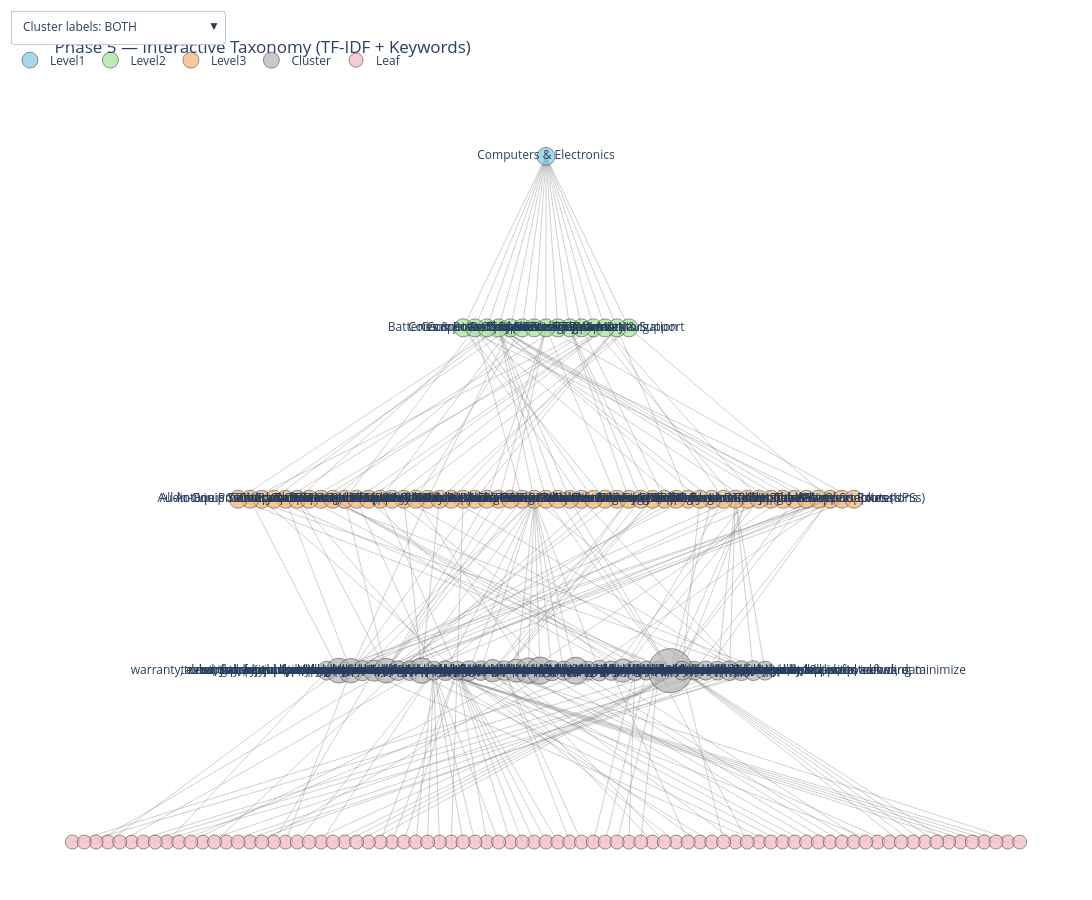

Here is the notebook cell this chart was saved with:
### Code cell
# === Phase 5 — Interactive taxonomy with TF-IDF + Keywords ===
# pip install plotly

import json
from collections import defaultdict
import networkx as nx
from networkx.readwrite import json_graph
import plotly.graph_objects as go

GRAPH_JSON_IN = "phase5_taxonomy_graph.json"  # exported in Phase 5

# ---------- 1) Load graph ----------
with open(GRAPH_JSON_IN, "r", encoding="utf-8") as f:
    data = json.load(f)
G = json_graph.node_link_graph(data, directed=True, multigraph=False)
print("Loaded:", G.number_of_nodes(), "nodes,", G.number_of_edges(), "edges")

# ---------- 2) Top-down positions ----------
level_order = {"level1":1, "level2":2, "level3":3, "cluster":4, "leaf":5}
def node_level(d): return level_order.get(d.get("type","cluster"), 4)

levels = defaultdict(list)
for n, d in G.nodes(data=True):
    levels[node_level(d)].append(n)

for lvl in levels:
    levels[lvl].sort(key=lambda n: (G.nodes[n].get("label") or ""))

pos = {}
for lvl in sorted(levels):
    nodes = levels[lvl]
    xs = list(range(len(nodes)))
    xs = [x - (len(nodes)-1)/2.0 for x in xs]   # center each row
    for x, n in zip(xs, nodes):
        pos[n] = (x, -lvl)  # top-down

# ---------- 3) Helpers ----------
COLOR = {
    "level1": "#7ec8e3",
    "level2": "#a0e493",
    "level3": "#f6b26b",
    "cluster": "#b3b3b3",
    "leaf": "#f4b6c2",
}

def node_size(d):
    base = 18
    if d.get("type") == "cluster":
        return min(44, base + 0.05*int(d.get("size", 1)))  # scale a bit by size
    if d.get("type") == "leaf":
        return 14
    return 18

def get_terms_from_node(d):
    """Read both kinds of lists from Phase 5 (whatever names you used)."""
    tfidf = d.get("tfidf_terms") or d.get("top_terms") or []
    kw    = d.get("keyword_terms") or d.get("keywords") or d.get("combined_keywords") or []
    # cast to strings & strip empties
    tfidf = [str(t).strip() for t in tfidf if str(t).strip()]
    kw    = [str(t).strip() for t in kw    if str(t).strip()]
    return tfidf, kw

def merge_terms(a, b, k=6):
    """Interleave TF-IDF+keywords, dedupe, keep up to k."""
    seen, out = set(), []
    for t in (a + b):
        if t not in seen:
            seen.add(t); out.append(t)
        if len(out) >= k: break
    return out

def hover_text(n, d):
    t = d.get("type","")
    # Cluster label we show in hover = just the descriptive part, not "cid: ..."
    raw_label = d.get("label","") or n
    tfidf, kw = get_terms_from_node(d)
    # For clusters show everything
    if t == "cluster":
        tfidf_txt = ", ".join(tfidf[:12]) if tfidf else ""
        kw_txt    = ", ".join(kw[:12])    if kw    else ""
        lines = [
            f"<b>{raw_label.split(':',1)[-1].strip() or raw_label}</b>",
            f"Type: {t}",
            f"Cluster ID: {d.get('cluster_id','')} | Size: {d.get('size','')}",
        ]
        if tfidf_txt: lines.append(f"Top (TF-IDF): {tfidf_txt}")
        if kw_txt:    lines.append(f"Keywords: {kw_txt}")
        return "<br>".join(lines)
    # Non-cluster: just name + type
    return f"<b>{raw_label}</b><br>Type: {t}"

def cluster_text_label(d, mode="both", k=6):
    """Text shown ON the cluster node (not hover)."""
    # Original label looked like "cid: terms"
    base = (d.get("label","") or "")
    tfidf, kw = get_terms_from_node(d)
    if mode == "tfidf":
        terms = tfidf[:k]
    elif mode == "keywords":
        terms = kw[:k]
    else:
        terms = merge_terms(tfidf, kw, k=k)
    txt = ", ".join(terms) if terms else base.split(":",1)[-1].strip() or base
    return txt

# ---------- 4) Build Plotly traces ----------
# Edges
edge_x, edge_y = [], []
for u, v in G.edges():
    x0, y0 = pos[u]; x1, y1 = pos[v]
    edge_x += [x0, x1, None]
    edge_y += [y0, y1, None]
edge_trace = go.Scatter(
    x=edge_x, y=edge_y,
    mode="lines",
    line=dict(width=1, color="rgba(120,120,120,0.35)"),
    hoverinfo="none",
    showlegend=False,
)

# Nodes split by type (so you can toggle in legend)
node_traces = []
cluster_trace_index = None  # we’ll store where the cluster trace ends up
for t in ["level1","level2","level3","cluster","leaf"]:
    xs, ys, sizes, colors, hovers, texts_both, texts_tfidf, texts_kw = [], [], [], [], [], [], [], []
    for n, d in G.nodes(data=True):
        if d.get("type") != t: 
            continue
        x, y = pos[n]
        xs.append(x); ys.append(y)
        sizes.append(node_size(d))
        colors.append(COLOR.get(t, "#cccccc"))
        hovers.append(hover_text(n, d))
        if t == "cluster":
            texts_both.append(  cluster_text_label(d, "both"))
            texts_tfidf.append( cluster_text_label(d, "tfidf"))
            texts_kw.append(    cluster_text_label(d, "keywords"))
        else:
            # show label text for non-leaves; keep leaves empty to reduce clutter
            txt = d.get("label","") if t != "leaf" else ""
            texts_both.append(txt); texts_tfidf.append(txt); texts_kw.append(txt)

    if xs:
        tr = go.Scatter(
            name=t.title(),
            x=xs, y=ys,
            mode="markers+text",
            text=texts_both,  # default = BOTH
            textposition="middle center",
            marker=dict(size=sizes, color=colors, line=dict(width=1, color="rgba(60,60,60,0.8)")),
            customdata=hovers,
            hovertemplate="%{customdata}<extra></extra>",
            showlegend=True,
        )
        node_traces.append(tr)
        if t == "cluster":
            cluster_trace_index = 1 + len(node_traces)-1  # +1 because edges is first trace
            # stash the alternatives on the trace so we can switch via dropdown
            tr.meta = {
                "text_both": texts_both,
                "text_tfidf": texts_tfidf,
                "text_kw": texts_kw,
            }

fig = go.Figure([edge_trace, *node_traces])

# ---------- 5) Dropdown to switch cluster labels ----------
if cluster_trace_index is not None:
    cluster_tr = node_traces[["level1","level2","level3","cluster","leaf"].index("cluster")]
    updatemenus = [dict(
        type="dropdown",
        x=0, y=1.08, xanchor="left", yanchor="bottom",
        buttons=[
            dict(label="Cluster labels: BOTH",
                 method="restyle",
                 args=[{"text":[cluster_tr.meta["text_both"]]}, [cluster_trace_index]]),
            dict(label="Cluster labels: TF-IDF only",
                 method="restyle",
                 args=[{"text":[cluster_tr.meta["text_tfidf"]]}, [cluster_trace_index]]),
            dict(label="Cluster labels: KEYWORDS only",
                 method="restyle",
                 args=[{"text":[cluster_tr.meta["text_kw"]]}, [cluster_trace_index]]),
        ]
    )]
    fig.update_layout(updatemenus=updatemenus)

# ---------- 6) Layout and show ----------
fig.update_layout(
    title="Phase 5 — Interactive Taxonomy (TF-IDF + Keywords)",
    xaxis=dict(visible=False),
    yaxis=dict(visible=False),
    plot_bgcolor="white",
    paper_bgcolor="white",
    width=1400, height=900,
    margin=dict(l=10, r=10, t=80, b=10),
    legend=dict(orientation="h", yanchor="bottom", y=1.04, xanchor="left", x=0),
)
fig.show()

# Optional: save HTML
# fig.write_html("phase5_taxonomy_interactive.html", include_plotlyjs="cdn")
